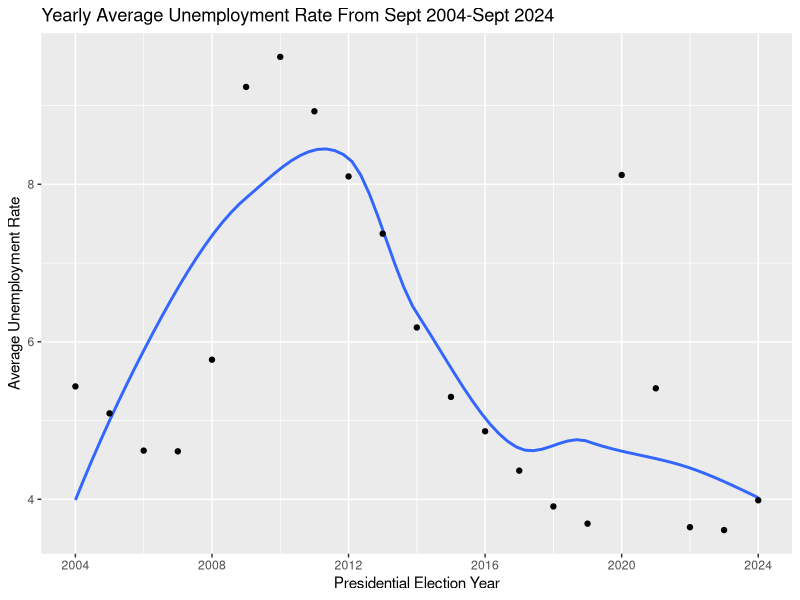
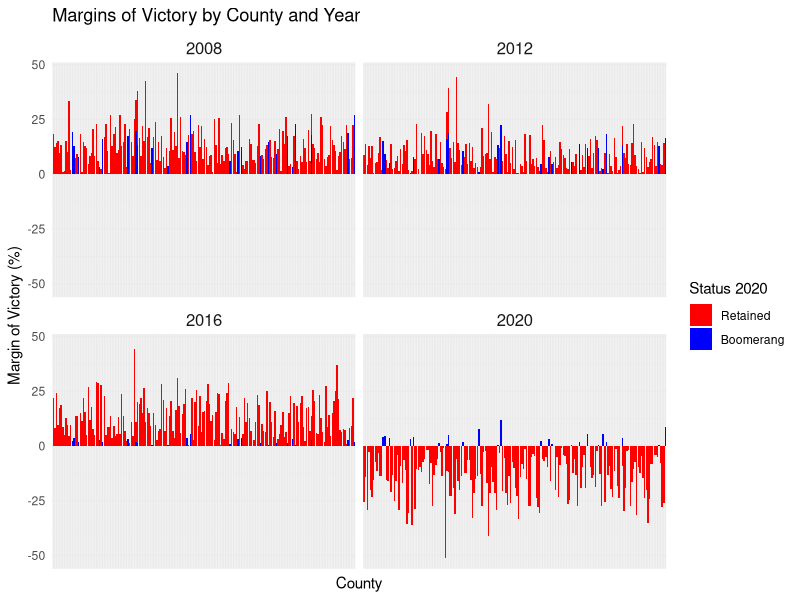
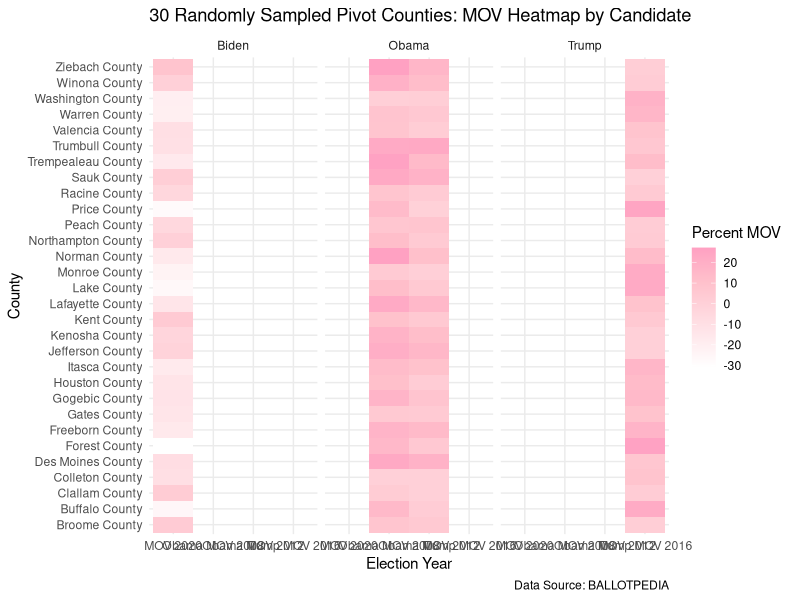

Recreate these plots in R, in order.
## ---- chunk 1
options(width = 100)
knitr::opts_chunk$set(error = TRUE)
## ---- chunk 2
library(tidyverse)
library(broom)
library(lubridate)
library(ggplot2)
library(dplyr)

nat_unemployment <- read_csv("National Unemployment Statistics sep 2004 - sept 2024 - Sheet1.csv")

nat_unemployment <- nat_unemployment|>
   select(Month, Total)

nat_unemployment <- nat_unemployment |>
  mutate(Month = as.numeric(format(as.Date(paste0("01", Month), format = "%d %b %Y"), "%Y%m")))
nat_unemployment


annual_avg_unemployment <- nat_unemployment |>
  filter(!is.na(Month)) |> 
  mutate(Year = floor(Month/100)) |> 
  group_by(Year) |>
  summarize(annual_avg_unemployment = mean(Total, na.rm = T))
annual_avg_unemployment

election_unemployment <- 
  ggplot(data = annual_avg_unemployment,
         mapping = aes(x = Year, y = annual_avg_unemployment)) + geom_smooth(se = FALSE) +
  geom_point() +
   scale_x_continuous(breaks = c(2004, 2008, 2012, 2016, 2020, 2024)) +
  labs(
    title = "Yearly Average Unemployment Rate From Sept 2004-Sept 2024",
    x = "Presidential Election Year",
  y = "Average Unemployment Rate",
caption = "U.S. Bureau of Labor Statistics 2024" +
  theme_minimal(base_size = 14))
election_unemployment

## ---- chunk 3

library(ggplot2)
library(tidyr)

county_results <- read_csv("county_resultes - Sheet1.csv")

county_results <- county_results |>
  mutate(`MOV 2020` = case_when(
    `Status 2020` == "Boomerang" ~ `MOV 2020`, 
    `Status 2020` == "Retained" ~ - `MOV 2020`,
    TRUE ~ `MOV 2020`))
county_results
 
county_results_long <- county_results |>
  pivot_longer(
    cols = c("Trump MOV 2016", "Obama MOV 2012", "Obama MOV 2008", "MOV 2020"),
    names_to = "Year",
    values_to = "MOV"
) |>
  mutate(
    Year = as.character(Year), 
    Year = case_when(
      Year == "MOV 2020" ~ 2020,
      Year == "Trump MOV 2016" ~ 2016,
      Year == "Obama MOV 2012" ~ 2012,
      Year == "Obama MOV 2008" ~ 2008
    ),
    "Status 2020" = factor(`Status 2020`, levels = c("Retained", "Boomerang")))


# creating a facet graph for each election
facet_plot <- ggplot(data = county_results_long, 
                     aes(x = County, y = MOV, fill = `Status 2020`)) +
  geom_col() +
  facet_wrap(~ Year) + 
  scale_fill_manual(values = c("Retained" = "red", "Boomerang" = "blue")) + 
  labs(
    title = "Margins of Victory by County and Year",
    x = "County",
    y = "Margin of Victory (%)",
    fill = "Status 2020"
  ) +
  theme_minimal() +
  theme(
    axis.text.x = element_blank(),  
    strip.text = element_text(size = 12))
facet_plot

## ---- chunk 4
county_results_long$Year <- as.numeric(county_results_long$Year)
annual_avg_unemployment$Year <- as.numeric(annual_avg_unemployment$Year)

combined_data <- left_join(county_results_long, annual_avg_unemployment, by = "Year")
combined_data

impactmodel <- lm(MOV ~ annual_avg_unemployment * `Status 2020`, data = combined_data)
summary(impactmodel)
## ---- chunk 5
set.seed(123)

Pivot_Sample <- county_results |>
  sample_n(30)  

county_results <- Pivot_Sample |>
  gather(key = "Election_year", value = "MOV", 
         `Obama MOV 2008`, `Obama MOV 2012`, `Trump MOV 2016`, `MOV 2020`)

Pivot_Sample <- county_results |>
  mutate(Candidate = case_when(
    str_detect(Election_year, "Obama") ~ "Obama",
    str_detect(Election_year, "Trump") ~ "Trump",
    TRUE ~ "Biden"
  ))

  ggplot(Pivot_Sample, aes(x = Election_year, y = County, fill = MOV)) +
  geom_tile() +
  scale_fill_gradient2(low = "white", high = "hotpink", mid = "pink", midpoint = 11, name = "Percent MOV ") +
  labs(title = "30 Randomly Sampled Pivot Counties: MOV Heatmap by Candidate",
       x = "Election Year", y = "County", caption = "Data Source: BALLOTPEDIA") + 
  facet_wrap(~ Candidate) + 
  theme_minimal()

